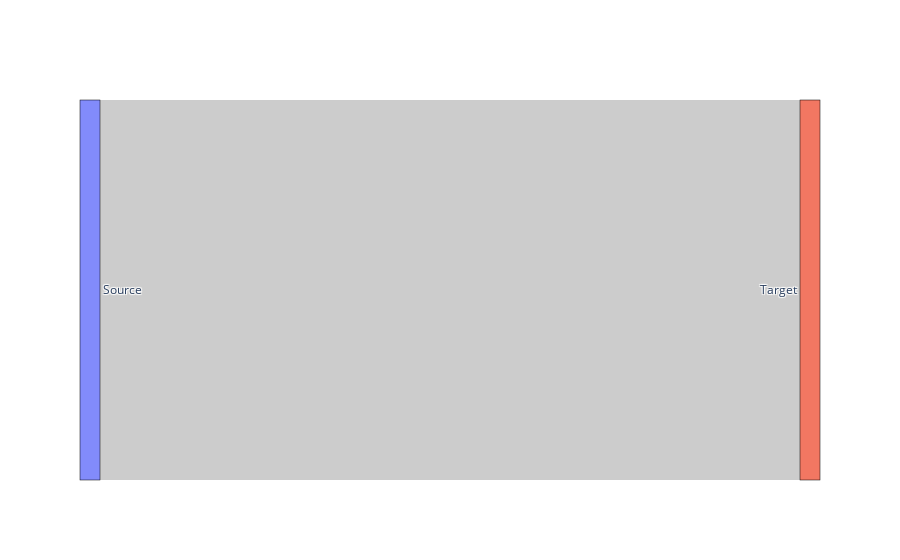

This figure's notebook cell:
### Code cell
import plotly.graph_objects as go

# Define the source, target, and value for a single flow
source = [0]  # Index of the source node
target = [1]  # Index of the target node
value = [10]  # Flow value

# Create a simple Sankey diagram
fig = go.Figure(go.Sankey(
    node=dict(
        pad=15,         # Padding between nodes
        thickness=20,   # Thickness of the node rectangles
        line=dict(color="black", width=0.5),  # Node border color and width
        label=["Source", "Target"],  # Node labels
    ),
    link=dict(
        source=source,
        target=target,
        value=value,
    )
))

# Display the Sankey diagram
fig.show()

### Figure 1 — Plotly figure (JSON) as saved in the notebook; plotly's stock layout.template omitted (floating-point values rounded to 4 significant figures)
{"data": [{"link": {"source": [0], "target": [1], "value": [10]}, "node": {"label": ["Source", "Target"], "line": {"color": "black", "width": 0.5}, "pad": 15, "thickness": 20}, "type": "sankey"}], "layout": {}}
